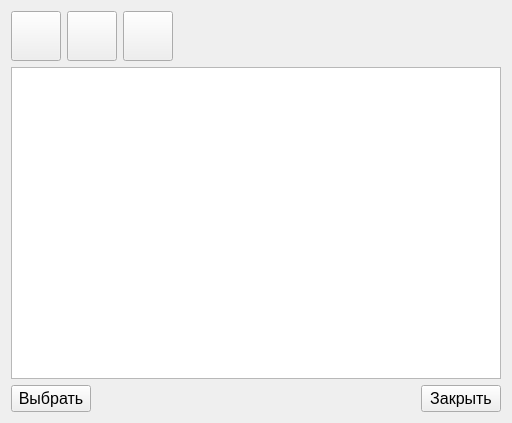
<?xml version="1.0" encoding="UTF-8"?>
<ui version="4.0">
 <class>Form</class>
 <widget class="QWidget" name="Form">
  <property name="geometry">
   <rect>
    <x>0</x>
    <y>0</y>
    <width>512</width>
    <height>423</height>
   </rect>
  </property>
  <property name="windowTitle">
   <string>Организации, проводящие поверку/калибровку/ремонт СИ</string>
  </property>
  <layout class="QVBoxLayout" name="verticalLayout_2">
   <item>
    <layout class="QVBoxLayout" name="verticalLayout">
     <item>
      <layout class="QHBoxLayout" name="horizontalLayout">
       <item>
        <widget class="QPushButton" name="pushButton">
         <property name="minimumSize">
          <size>
           <width>50</width>
           <height>50</height>
          </size>
         </property>
         <property name="text">
          <string/>
         </property>
         <property name="iconSize">
          <size>
           <width>32</width>
           <height>32</height>
          </size>
         </property>
        </widget>
       </item>
       <item>
        <widget class="QPushButton" name="pushButton_3">
         <property name="minimumSize">
          <size>
           <width>50</width>
           <height>50</height>
          </size>
         </property>
         <property name="text">
          <string/>
         </property>
         <property name="iconSize">
          <size>
           <width>32</width>
           <height>32</height>
          </size>
         </property>
        </widget>
       </item>
       <item>
        <widget class="QPushButton" name="pushButton_2">
         <property name="minimumSize">
          <size>
           <width>50</width>
           <height>50</height>
          </size>
         </property>
         <property name="text">
          <string/>
         </property>
         <property name="iconSize">
          <size>
           <width>32</width>
           <height>32</height>
          </size>
         </property>
        </widget>
       </item>
       <item>
        <spacer name="horizontalSpacer">
         <property name="orientation">
          <enum>Qt::Horizontal</enum>
         </property>
         <property name="sizeHint" stdset="0">
          <size>
           <width>40</width>
           <height>20</height>
          </size>
         </property>
        </spacer>
       </item>
      </layout>
     </item>
     <item>
      <widget class="QTableView" name="tableView">
       <attribute name="horizontalHeaderStretchLastSection">
        <bool>true</bool>
       </attribute>
      </widget>
     </item>
     <item>
      <layout class="QHBoxLayout" name="horizontalLayout_2">
       <item>
        <widget class="QPushButton" name="pushButton_4">
         <property name="font">
          <font>
           <pointsize>12</pointsize>
          </font>
         </property>
         <property name="text">
          <string>Выбрать</string>
         </property>
        </widget>
       </item>
       <item>
        <spacer name="horizontalSpacer_2">
         <property name="orientation">
          <enum>Qt::Horizontal</enum>
         </property>
         <property name="sizeHint" stdset="0">
          <size>
           <width>40</width>
           <height>20</height>
          </size>
         </property>
        </spacer>
       </item>
       <item>
        <widget class="QPushButton" name="pushButton_5">
         <property name="font">
          <font>
           <pointsize>12</pointsize>
          </font>
         </property>
         <property name="text">
          <string>Закрыть</string>
         </property>
        </widget>
       </item>
      </layout>
     </item>
    </layout>
   </item>
  </layout>
 </widget>
 <resources/>
 <connections/>
</ui>
